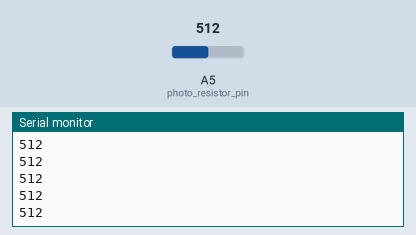
Recording of a sketch running on a simulated Arduino Uno, built with avr-gcc and run on an emulated ATmega328P. Parts: the last lines printed to the serial monitor. Inputs (shaded band) come from the test bench; at power-on: A5 (photo_resistor_pin) = 512.

Above: at 1.2 s.
1.3 s: A5 (photo_resistor_pin) set to 716
At 2.3 s:
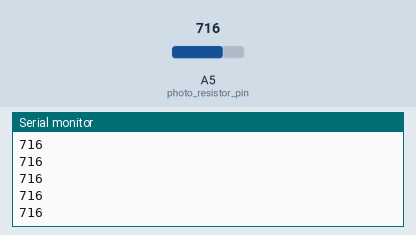
2.8 s: A5 (photo_resistor_pin) set to 900
At 3.3 s:
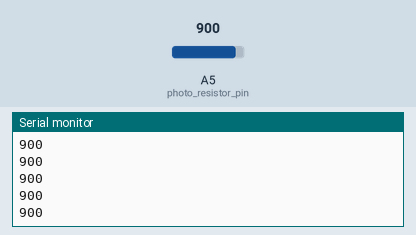
Timing chart, 0 to 5.8 s (numbered marks = the images above; inputs shaded):
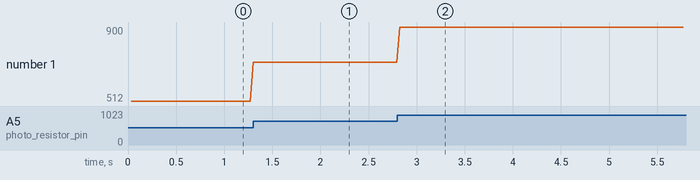

Measured:
- after the input at 1.3 s, the serial monitor: prints a new line at once (image 1)
- after the input at 2.8 s, the serial monitor: prints a new line at once (image 2)
- plotted number 1: 512 → 716 after the input at 1.3 s, 716 → 900 after the input at 2.8 s

The sketch:

Photoresistor-Millis.ino
```cpp
/*
 Code for reading the input from a photocell

 Programmed by Nathan Villicana-Shaw in the Fall of 2017 for
 the California College of the Arts Interaction Design department.


 PLEASE NOTE:
 The photocell needs to be setup with an external resistor to create a voltage divider.

 */

const int photo_resistor_pin = A5;

// to keep track of time
const unsigned long polling_delay = 30; // the number of ms between readings
unsigned long last_poll = 0; // the last time the soft pot was read

int photo_resistor_reading = 0;


void setup() {
  pinMode(photo_resistor_pin, INPUT);
  Serial.begin(57600);
}


void loop() {
  unsigned long now = millis();
  if (now > last_poll + polling_delay) {
    /* consider using a combination of constrain() followed by map()
     if the values are hard to manage */
    photo_resistor_reading = analogRead(photo_resistor_pin);
    Serial.println(photo_resistor_reading);
    last_poll = now;
  }
}
```
